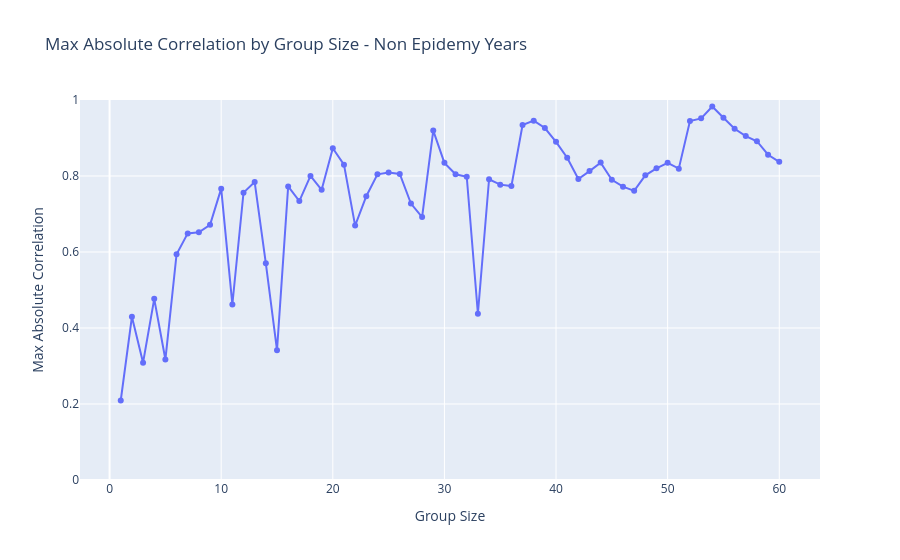

Notebook code cell kept with this figure:
### Code cell
max_corr_non_epidemy = []
max_lag_non_epidemy = []
for i in range(1,61):
    offset_days = (daily_ovitraps_mean.index[0] - daily_dengue_data_non_epidemic.index[0]).days % i
    
    groups_dengue = generic.group_series(
        series = daily_dengue_data_non_epidemic,
        offset = offset_days,
        group_size = i,
        operation = "sum"
    )

    groups_ovitraps = generic.group_series(
        series = daily_ovitraps_mean,
        offset = 0,
        group_size = i,
        operation = "mean"
    )

    results = generic.max_correlation(groups_dengue, groups_ovitraps, max_lag = np.ceil(120/i).astype(int))

    max_lag_non_epidemy.append(results[0])
    max_corr_non_epidemy.append(results[1]) 

# Plot tuple of max_lag_non_epidemy and max_corr_non_epidemy
fig = go.Figure()
fig.add_trace(go.Scatter(x=list(range(1,61)),
            y=[abs(x) for x in max_corr_non_epidemy],
            mode='markers+lines',
            name='Max Absolute Correlation',
            text=[f"corr={c:.2f}, lag={l}, group={g}" for c, l, g in zip(max_corr_non_epidemy, max_lag_non_epidemy, range(1, 61))],  
            textposition='top center' ,
            hoverinfo='text',

))
fig.update_yaxes(range=[0, 1])

fig.update_layout(title='Max Absolute Correlation by Group Size - Non Epidemy Years',
                  xaxis_title='Group Size',
                  yaxis_title='Max Absolute Correlation')
fig.show()

### Figure 1 — Plotly figure (JSON) as saved in the notebook; plotly's stock layout.template omitted (floating-point values rounded to 4 significant figures)
{"data": [{"hoverinfo": "text", "mode": "markers+lines", "name": "Max Absolute Correlation", "text": ["corr=0.21, lag=62, group=1", "corr=-0.43, lag=-60, group=2", "corr=0.31, lag=15, group=3", "corr=0.48, lag=0, group=4", "corr=-0.32, lag=-22, group=5", "corr=0.59, lag=0, group=6", "corr=0.65, lag=1, group=7", "corr=0.65, lag=0, group=8", "corr=0.67, lag=0, group=9", "corr=0.77, lag=1, group=10", "corr=0.46, lag=4, group=11", "corr=0.76, lag=0, group=12", "corr=0.78, lag=1, group=13", "corr=0.57, lag=0, group=14", "corr=-0.34, lag=-7, group=15", "corr=0.77, lag=0, group=16", "corr=0.73, lag=8, group=17", "corr=0.80, lag=0, group=18", "corr=0.76, lag=0, group=19", "corr=0.87, lag=1, group=20", "corr=0.83, lag=0, group=21", "corr=0.67, lag=0, group=22", "corr=0.75, lag=6, group=23", "corr=0.80, lag=0, group=24", "corr=0.81, lag=0, group=25", "corr=0.81, lag=0, group=26", "corr=0.73, lag=5, group=27", "corr=0.69, lag=5, group=28", "corr=0.92, lag=0, group=29", "corr=0.83, lag=0, group=30", "corr=0.80, lag=0, group=31", "corr=0.80, lag=0, group=32", "corr=0.44, lag=2, group=33", "corr=0.79, lag=4, group=34", "corr=0.78, lag=4, group=35", "corr=0.77, lag=0, group=36", "corr=0.93, lag=0, group=37", "corr=0.95, lag=0, group=38", "corr=0.93, lag=0, group=39", "corr=0.89, lag=0, group=40", "corr=0.85, lag=0, group=41", "corr=0.79, lag=0, group=42", "corr=0.81, lag=0, group=43", "corr=0.84, lag=0, group=44", "corr=-0.79, lag=-3, group=45", "corr=-0.77, lag=-3, group=46", "corr=-0.76, lag=-3, group=47", "corr=0.80, lag=0, group=48", "corr=0.82, lag=0, group=49", "corr=0.83, lag=0, group=50", "corr=-0.82, lag=-3, group=51", "corr=0.94, lag=0, group=52", "corr=0.95, lag=0, group=53", "corr=0.98, lag=2, group=54", "corr=0.95, lag=0, group=55", "corr=0.92, lag=0, group=56", "corr=0.91, lag=0, group=57", "corr=0.89, lag=0, group=58", "corr=-0.86, lag=-3, group=59", "corr=0.84, lag=0, group=60"], "textposition": "top center", "type": "scatter", "x": [1, 2, 3, 4, 5, 6, 7, 8, 9, 10, 11, 12, 13, 14, 15, 16, 17, 18, 19, 20, 21, 22, 23, 24, 25, 26, 27, 28, 29, 30, 31, 32, 33, 34, 35, 36, 37, 38, 39, 40, 41, 42, 43, 44, 45, 46, 47, 48, 49, 50, 51, 52, 53, 54, 55, 56, 57, 58, 59, 60], "y": [0.2092, 0.4295, 0.3088, 0.4768, 0.317, 0.5942, 0.649, 0.6521, 0.6714, 0.7667, 0.4618, 0.7562, 0.784, 0.5702, 0.3417, 0.7725, 0.734, 0.8003, 0.7637, 0.873, 0.8298, 0.6695, 0.7469, 0.8044, 0.8094, 0.8055, 0.7274, 0.692, 0.9195, 0.8346, 0.8046, 0.7981, 0.4375, 0.7914, 0.7773, 0.7735, 0.9342, 0.9457, 0.9263, 0.8899, 0.8481, 0.7922, 0.813, 0.8352, 0.79, 0.7718, 0.7609, 0.8018, 0.8203, 0.8347, 0.8194, 0.9444, 0.9517, 0.9828, 0.9532, 0.9244, 0.9052, 0.8915, 0.856, 0.8374]}], "layout": {"title": {"text": "Max Absolute Correlation by Group Size - Non Epidemy Years"}, "xaxis": {"title": {"text": "Group Size"}}, "yaxis": {"range": [0, 1], "title": {"text": "Max Absolute Correlation"}}}}
